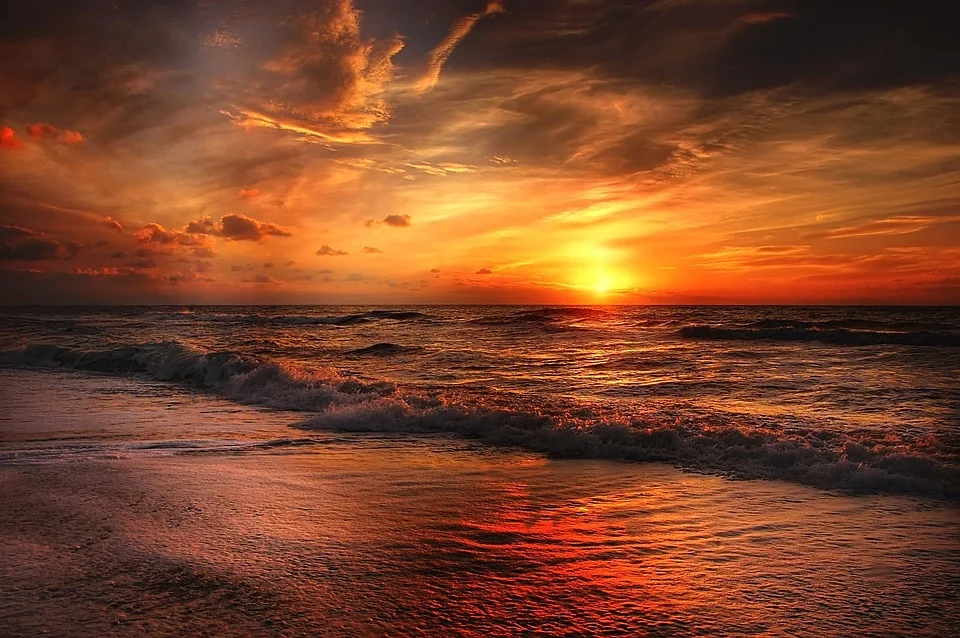
#> input picture SVD/ImageCompression/nature.jpg, 960 x 638 px
$ python SVD_own_V1.py
#> lines starting #> are read from the running program, lines starting #| are printed output that depends on the picture; after the words box and inside, x2 and y2 are one past the last pixel; in counts of white or black regions, pixels touching at a corner belong together
import cv2
import numpy as np
from sklearn.decomposition import TruncatedSVD
from PIL import Image as im

img_path = 'nature.jpg'
img = cv2.imread(img_path, 0) # read image as grayscale. Set second parameter to 1 if rgb is required
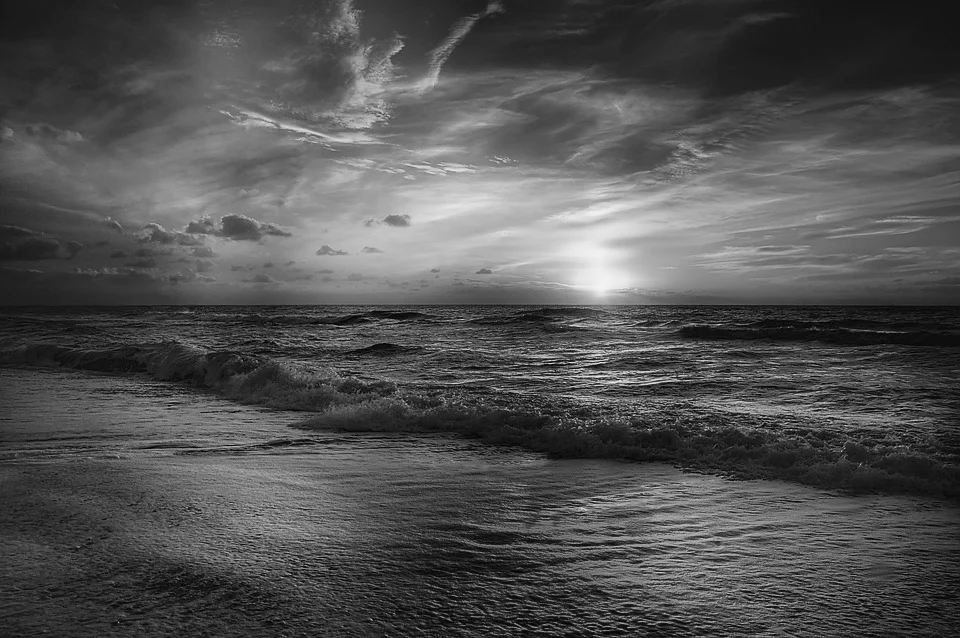
#> img: shape (638, 960); min 0, max 244, mean 81.8
#data = im.fromarray(img)
#data.save('t22.png')
U, S, V = np.linalg.svd(img)
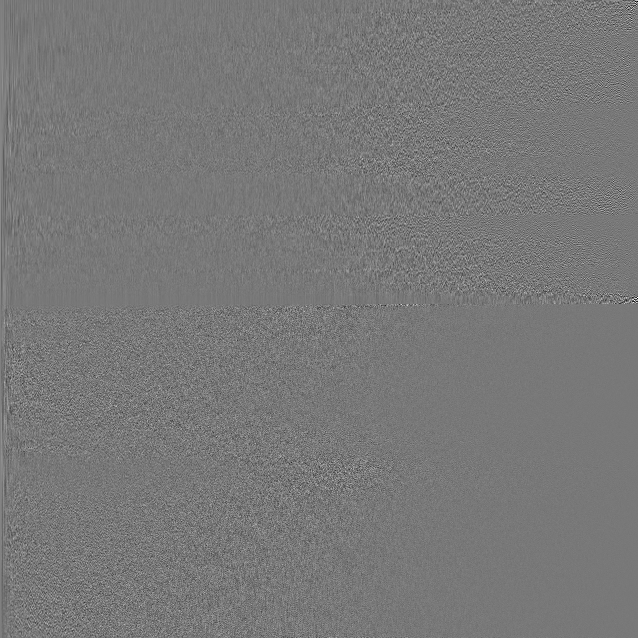
#> U: shape (638, 638) float64; min -0.409, max 0.455, mean 9.02e-05; drawn with min black and max white
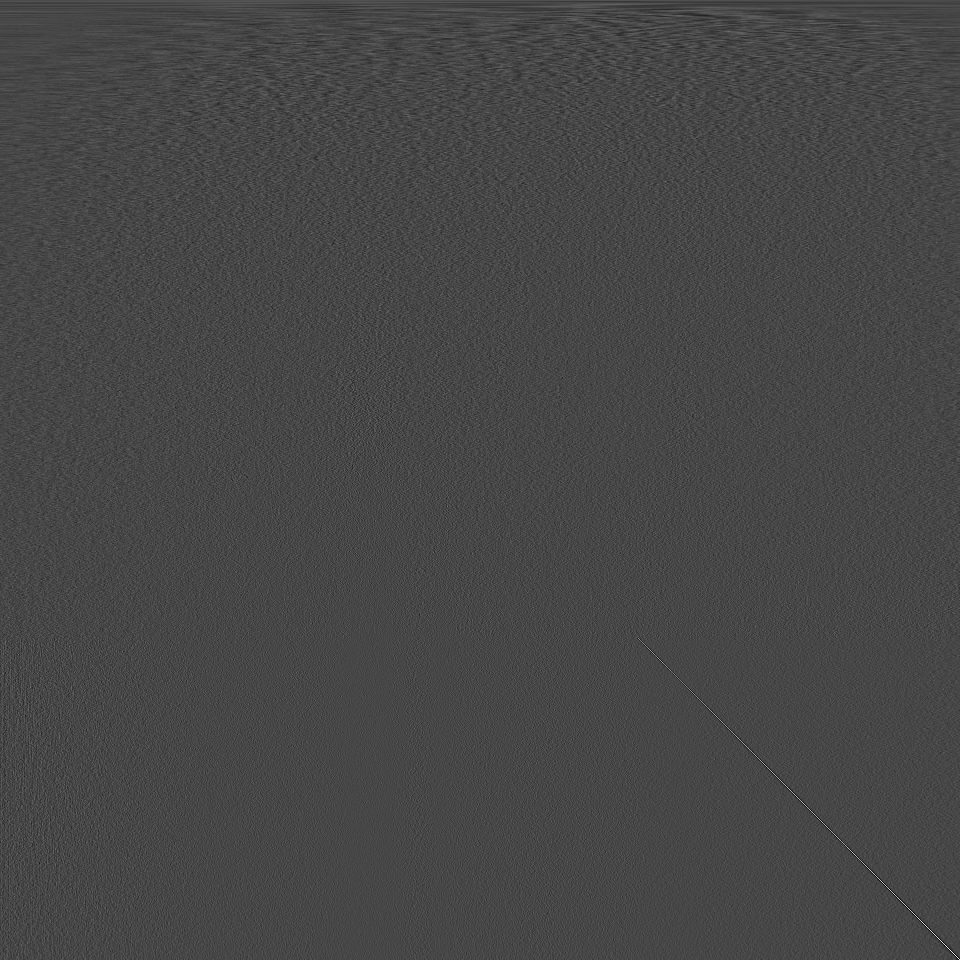
#> V: shape (960, 960) float64; min -0.26, max 0.674, mean 2.74e-05; drawn with min black and max white
#> S = 638 values, max 69803.2 at index 0, min 5.16 at index 637, mean 527.8
print(U.shape)
#| (638, 638)
print(V.shape)
#| (960, 960)
T = np.zeros([638, 960])

T[0,0]  = S[0]
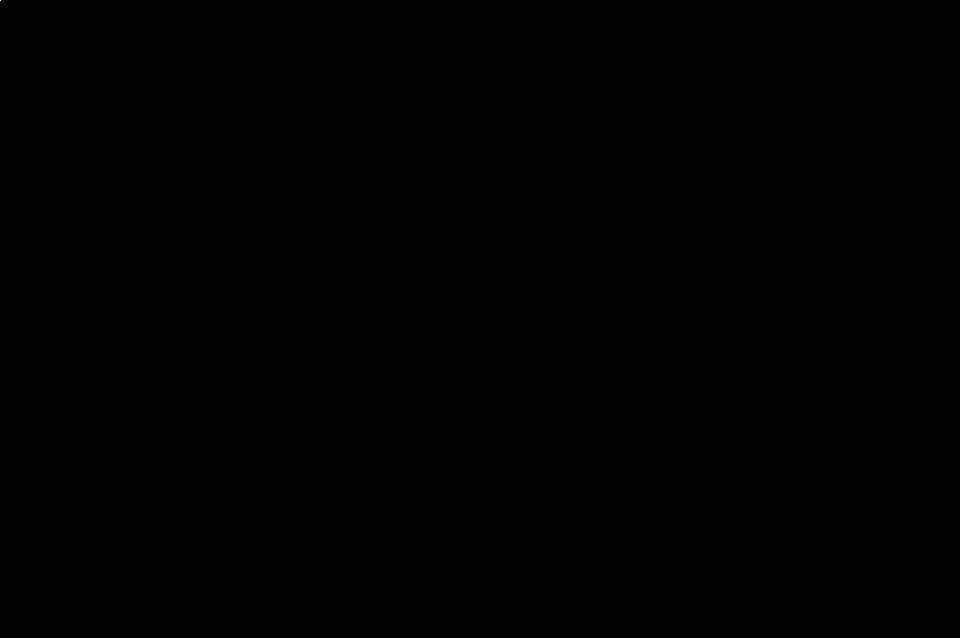
#> T: shape (638, 960) float64; values 0 (black) and 69803.2 (white), 0% white in thin lines or dots, all inside (x1, y1, x2, y2) = (0, 0, 1, 1)


res  = np.dot(U,T)
res1  = np.dot(res,V)
print(type(res1))
#| <class 'numpy.ndarray'>
#data = im.fromarray(res1)
new_p = im.fromarray(res1)
new_p = new_p.convert("L")
#> new_p: PIL image 960x638 L
new_p.save('t1_l1.png')

T[0,0]  = S[0]
T[1,1]  = S[1]
#> T: shape (638, 960) float64; under 0.01% of pixels changed, all inside (x1, y1, x2, y2) = (1, 1, 2, 2)


res  = np.dot(U,T)
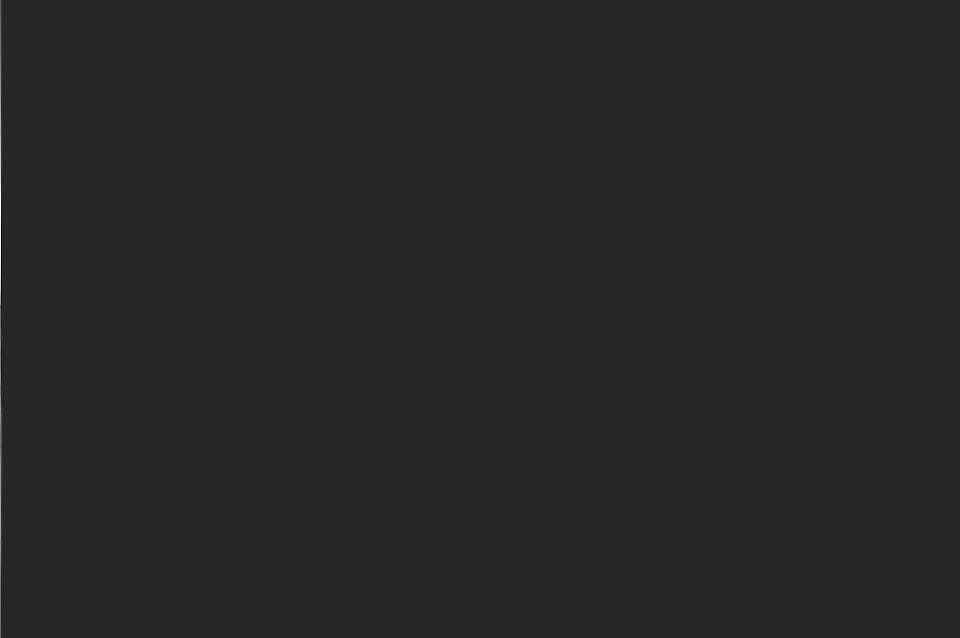
#> res: shape (638, 960) float64; min -851.8, max 4680.6, mean 2.8; drawn with min black and max white
res1  = np.dot(res,V)
print(type(res1))
#| <class 'numpy.ndarray'>
#data = im.fromarray(res1)
new_p = im.fromarray(res1)
#> new_p: PIL image 960x638 F
new_p = new_p.convert("L")
#> new_p: PIL image 960x638 L
new_p.save('t1_l2.png')


T[0,0]  = S[0]
T[1,1]  = S[1]
T[2,2]  = S[2]
#> T: shape (638, 960) float64; min 0, max 69803.2, mean 0.1

res  = np.dot(U,T)
res1  = np.dot(res,V)
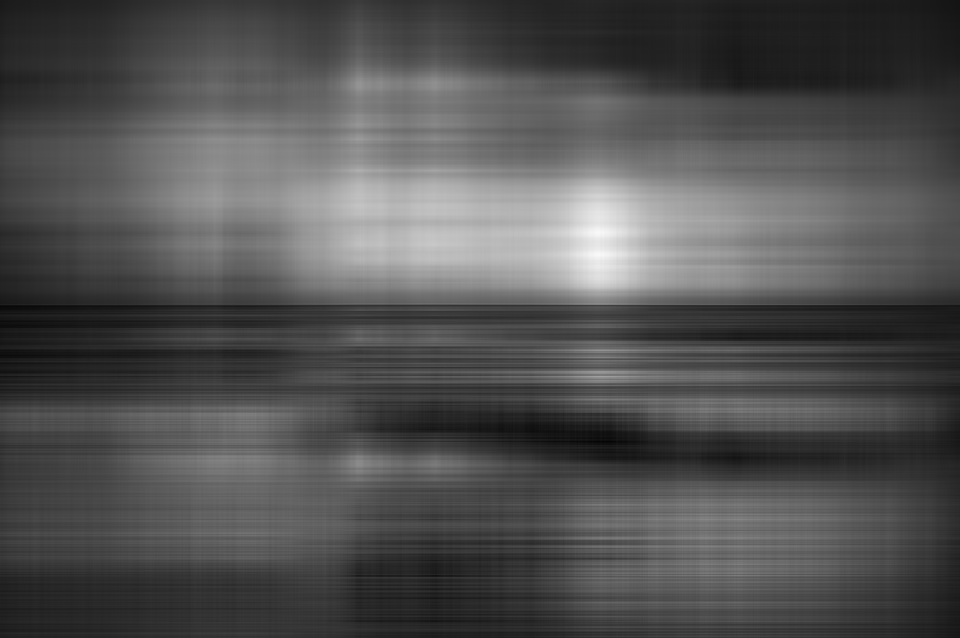
#> res1: shape (638, 960) float64; min 3.66, max 249.8, mean 81.9
print(type(res1))
#| <class 'numpy.ndarray'>
#data = im.fromarray(res1)
new_p = im.fromarray(res1)
#> new_p: PIL image 960x638 F
new_p = new_p.convert("L")
#> new_p: PIL image 960x638 L
new_p.save('t1_l3.png')


T[0,0]  = S[0]
T[1,1]  = S[1]
T[2,2]  = S[2]
T[3,3]  = S[3]
#> T: shape (638, 960) float64; min 0, max 69803.2, mean 0.2

res  = np.dot(U,T)
res1  = np.dot(res,V)
print(type(res1))
#| <class 'numpy.ndarray'>
#data = im.fromarray(res1)
new_p = im.fromarray(res1)
#> new_p: PIL image 960x638 F
new_p = new_p.convert("L")
#> new_p: PIL image 960x638 L
new_p.save('t1_l4.png')

for i in range(51):
    T[i,i]  = S[i]
#> T: shape (638, 960) float64; min 0, max 69803.2, mean 0.3
# [7 lines of commented-out code are left out]

res  = np.dot(U,T)
res1  = np.dot(res,V)
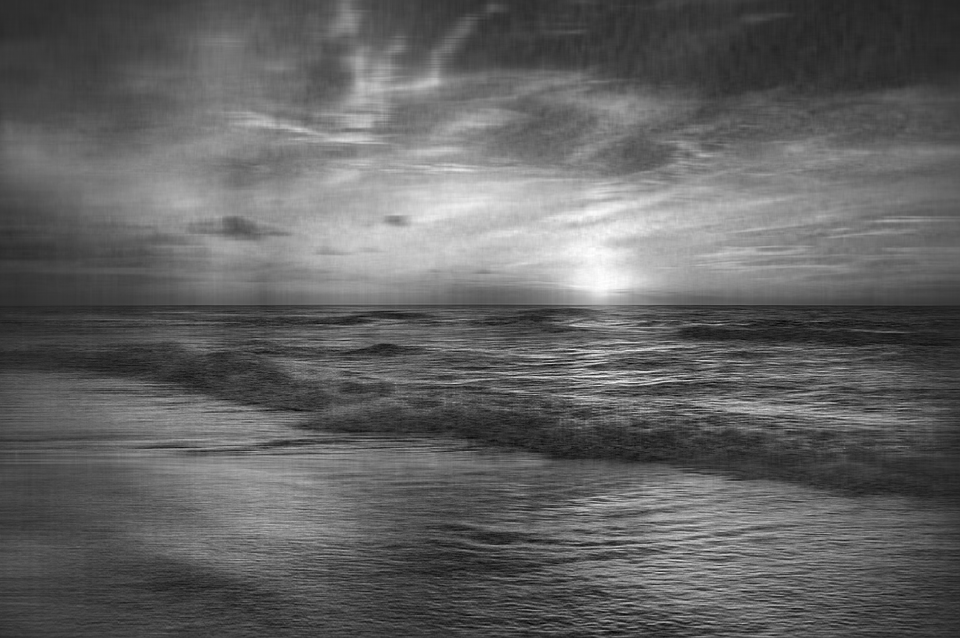
#> res1: shape (638, 960) float64; min -22.99, max 247.3, mean 81.8; drawn with min black and max white
print(type(res1))
#| <class 'numpy.ndarray'>
#data = im.fromarray(res1)
new_p = im.fromarray(res1)
#> new_p: PIL image 960x638 F
new_p = new_p.convert("L")
#> new_p: PIL image 960x638 L
new_p.save('t1_l7.png')
